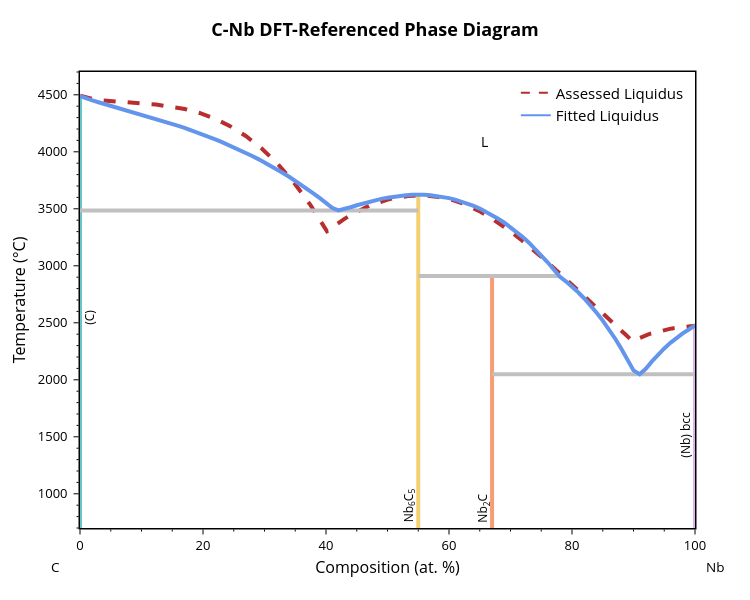
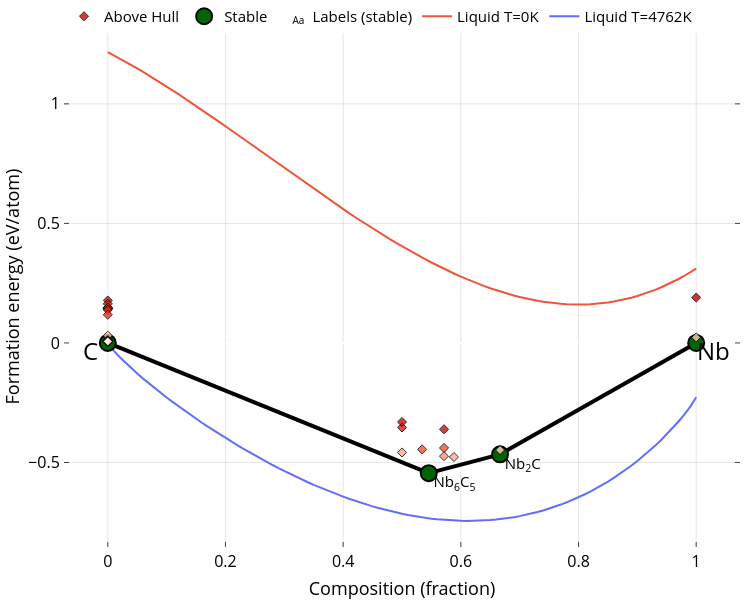
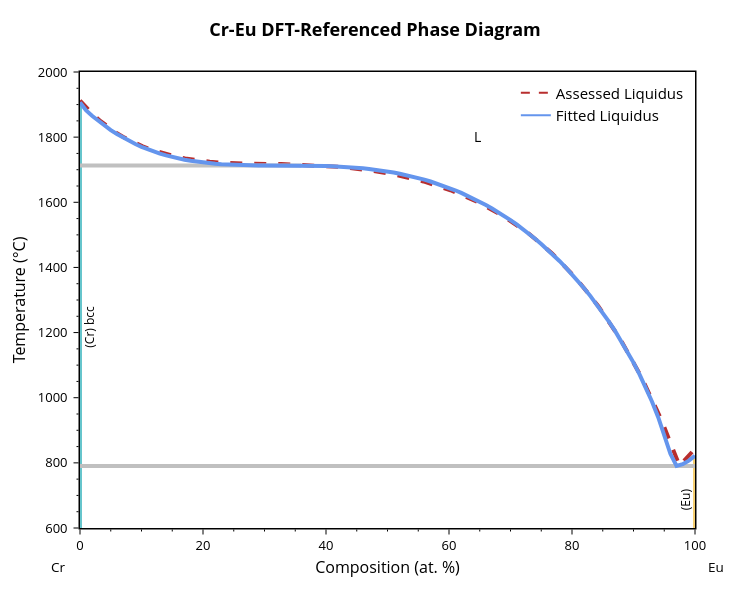
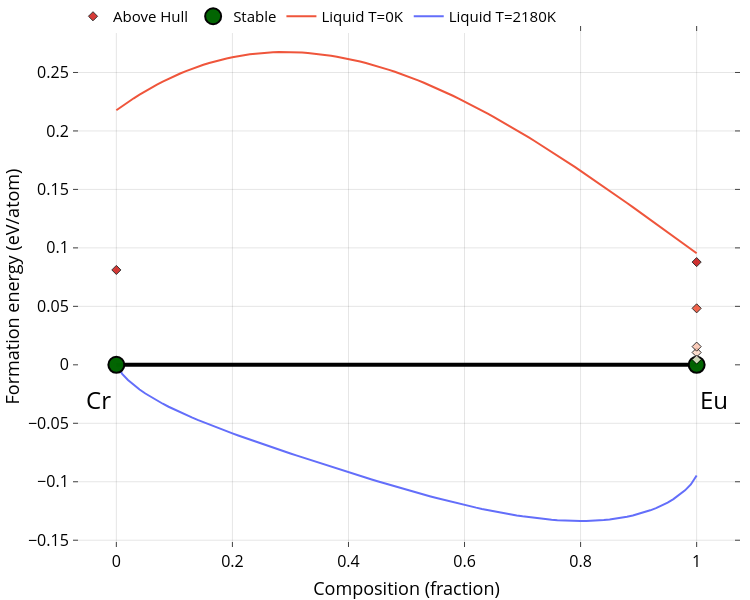

Write notebook code for charts like these, in order.
### Code cell
import matplotlib.pyplot as plt

for sys_name, best_results in fitting_results.items():
    if not all(k in best_results for k in ['L0_a', 'L0_b', 'L1_a', 'L1_b']):
        print(f"{sys_name}: incomplete results, skipping")
        continue

    bl = BinaryLiquid.from_cache(sys_name, param_format=param_format)
    bl.update_params((best_results['L0_a'], best_results['L0_b'], best_results['L1_a'], best_results['L1_b']))
    bl.nmpath = np.array(best_results.get('nmpath', []))

    params_str = [float(f'{p:.2f}') for p in bl._params]
    print(f"\n{sys_name}  params={params_str}  MAE={best_results['mae']:.1f}K  MAPE={best_results['mape']:.2f}%")

    blp = BLPlotter(bl)
    # plt.show() is used here instead of blp.show() to ensure inline rendering in Jupyter
    blp.get_plot('nmp', plot_a_params=True); plt.show()
    blp.show('fit+liq')
    blp.show('ch+g')

### Figure 1 — Plotly figure (JSON) as saved in the notebook; plotly's stock layout.template omitted (floating-point values rounded to 4 significant figures)
{"data": [{"line": {"color": "#B82E2E", "dash": "dash", "width": 4}, "mode": "lines", "showlegend": false, "type": "scatter", "x": [0.03812, 1.877, 3.825, 5.851, 7.953, 10.12, 12.36, 14.66, 17.02, 19.44, 21.9, 24.41, 26.96, 29.54, 32.16, 34.81, 37.48, 40.16, 41.02, 41.92, 42.82, 43.71, 44.61, 45.5, 46.39, 47.28, 48.16, 49.04, 49.91, 50.77, 51.63, 52.49, 53.33, 54.17, 54.99, 56.46, 57.9, 59.32, 60.74, 62.17, 63.62, 65.12, 66.68, 68.32, 70.04, 71.87, 73.81, 75.9, 78.13, 80.53, 83.12, 85.9, 86.13, 86.37, 86.6, 86.84, 87.07, 87.31, 87.54, 87.77, 88.01, 88.24, 88.47, 88.7, 88.94, 89.17, 89.4, 89.63, 89.85, 90.28, 90.76, 91.26, 91.78, 92.32, 92.87, 93.44, 94.02, 94.63, 95.25, 95.88, 96.53, 97.2, 97.88, 98.57, 99.28, 99.96], "y": [4493.0, 4467.0, 4450.0, 4439.0, 4431.0, 4424.0, 4415.0, 4399.0, 4376.0, 4341.0, 4292.0, 4225.0, 4139.0, 4029.0, 3893.0, 3729.0, 3532.0, 3303.0, 3339.0, 3373.0, 3406.0, 3435.0, 3463.0, 3488.0, 3511.0, 3531.0, 3549.0, 3565.0, 3579.0, 3590.0, 3600.0, 3607.0, 3612.0, 3615.0, 3616.0, 3614.0, 3606.0, 3593.0, 3574.0, 3548.0, 3515.0, 3474.0, 3425.0, 3367.0, 3300.0, 3223.0, 3135.0, 3037.0, 2928.0, 2807.0, 2673.0, 2526.0, 2516.0, 2505.0, 2495.0, 2484.0, 2473.0, 2463.0, 2452.0, 2441.0, 2430.0, 2419.0, 2408.0, 2397.0, 2385.0, 2374.0, 2362.0, 2350.0, 2339.0, 2351.0, 2363.0, 2375.0, 2386.0, 2397.0, 2406.0, 2416.0, 2424.0, 2432.0, 2440.0, 2446.0, 2453.0, 2458.0, 2463.0, 2467.0, 2471.0, 2474.0]}, {"hovertemplate": "label=C (R-3m)<br>x=%{x}<br>t=%{y}<extra></extra>", "legendgroup": "C (R-3m)", "line": {"color": "rgb(102, 197, 204)", "dash": "solid", "width": 4}, "marker": {"symbol": "circle"}, "mode": "lines", "name": "C (R-3m)", "orientation": "v", "showlegend": false, "type": "scatter", "x": [0, 0, 0, 0, 0, 0, 0, 0, 0, 0, 0, 0, 0, 0, 0, 0, 0, 0, 0, 0, 0, 0, 0, 0, 0, 0, 0, 0, 0, 0, 0, 0, 0, 0, 0, 0, 0, 0, 0, 0, 0, 0, 0, 0], "xaxis": "x", "y": [3486.0, 4489.0, 4451.0, 4467.0, 4171.0, 4228.0, 3634.0, 3593.0, 3508.0, 3552.0, 4110.0, 4087.0, 4041.0, 4064.0, 3936.0, 3964.0, 4016.0, 3990.0, 3673.0, 3710.0, 3781.0, 3746.0, 3907.0, 3877.0, 3814.0, 3846.0, 4131.0, 4152.0, 4191.0, 4209.0, 4279.0, 4312.0, 4296.0, 4435.0, 4419.0, 4389.0, 4404.0, 4245.0, 4262.0, 4374.0, 4358.0, 4327.0, 4343.0, -273.1], "yaxis": "y"}, {"hovertemplate": "label=Nb6C5<br>x=%{x}<br>t=%{y}<extra></extra>", "legendgroup": "Nb6C5", "line": {"color": "rgb(246, 207, 113)", "dash": "solid", "width": 4}, "marker": {"symbol": "circle"}, "mode": "lines", "name": "Nb6C5", "orientation": "v", "showlegend": false, "type": "scatter", "x": [55.0, 55.0, 55.0, 55.0, 55.0, 55.0, 55.0, 55.0, 55.0, 55.0, 55.0, 55.0, 55.0, 55.0, 55.0, 55.0, 55.0, 55.0, 55.0, 55.0, 55.0, 55.0, 55.0, 55.0, 55.0, 55.0, 55.0, 55.0, 55.0, 55.0, 55.0, 55.0, 55.0, 55.0, 55.0, 55.0, 55.0, 55.0], "xaxis": "x", "y": [3486.0, 2911.0, 3625.0, 3620.0, 3623.0, 3575.0, 3587.0, 3598.0, 3531.0, 3495.0, 3514.0, 3619.0, 3613.0, 3594.0, 3604.0, 3546.0, 3580.0, 3565.0, 3150.0, 3203.0, 3339.0, 3475.0, 3446.0, 3378.0, 3413.0, 2969.0, 3623.0, 3614.0, 3607.0, 3562.0, 3547.0, 3502.0, 3525.0, 3252.0, 3297.0, 3094.0, 3033.0, -273.1], "yaxis": "y"}, {"hovertemplate": "label=Nb2C<br>x=%{x}<br>t=%{y}<extra></extra>", "legendgroup": "Nb2C", "line": {"color": "rgb(248, 156, 116)", "dash": "solid", "width": 4}, "marker": {"symbol": "circle"}, "mode": "lines", "name": "Nb2C", "orientation": "v", "showlegend": false, "type": "scatter", "x": [67, 67, 67, 67, 67, 67, 67, 67, 67, 67, 67, 67, 67, 67, 67, 67], "xaxis": "x", "y": [2049.0, 2911.0, 2905.0, 2713.0, 2768.0, 2864.0, 2818.0, 2082.0, 2182.0, 2362.0, 2275.0, 2654.0, 2589.0, 2444.0, 2519.0, -273.1], "yaxis": "y"}, {"hovertemplate": "label=bcc-Nb<br>x=%{x}<br>t=%{y}<extra></extra>", "legendgroup": "bcc-Nb", "line": {"color": "rgb(220, 176, 242)", "dash": "solid", "width": 4}, "marker": {"symbol": "circle"}, "mode": "lines", "name": "bcc-Nb", "orientation": "v", "showlegend": false, "type": "scatter", "x": [100, 100, 100, 100, 100, 100, 100, 100, 100, 100, 100], "xaxis": "x", "y": [2049.0, 2477.0, 2408.0, 2442.0, 2220.0, 2369.0, 2097.0, 2161.0, 2275.0, 2324.0, -273.1], "yaxis": "y"}, {"hovertemplate": "x=%{x}<br>y=%{y}<extra></extra>", "legendgroup": "", "line": {"color": "Silver", "dash": "solid", "width": 4}, "marker": {"symbol": "circle"}, "mode": "lines", "name": "", "orientation": "v", "showlegend": false, "type": "scatter", "x": [67, 100], "xaxis": "x", "y": [2049.0, 2049.0], "yaxis": "y"}, {"hovertemplate": "x=%{x}<br>y=%{y}<extra></extra>", "legendgroup": "", "line": {"color": "Silver", "dash": "solid", "width": 4}, "marker": {"symbol": "circle"}, "mode": "lines", "name": "", "orientation": "v", "showlegend": false, "type": "scatter", "x": [0, 55.0], "xaxis": "x", "y": [3486.0, 3486.0], "yaxis": "y"}, {"hovertemplate": "x=%{x}<br>y=%{y}<extra></extra>", "legendgroup": "", "line": {"color": "Silver", "dash": "solid", "width": 4}, "marker": {"symbol": "circle"}, "mode": "lines", "name": "", "orientation": "v", "showlegend": false, "type": "scatter", "x": [55.0, 78], "xaxis": "x", "y": [2911.0, 2911.0], "yaxis": "y"}, {"hovertemplate": "x=%{x}<br>y=%{y}<extra></extra>", "legendgroup": "", "line": {"color": "Silver", "dash": "solid", "width": 4}, "marker": {"symbol": "circle"}, "mode": "lines", "name": "", "orientation": "v", "showlegend": false, "type": "scatter", "x": [67, 77], "xaxis": "x", "y": [2911.0, 2911.0], "yaxis": "y"}, {"hovertemplate": "label=L<br>x=%{x}<br>t=%{y}<extra></extra>", "legendgroup": "L", "line": {"color": "cornflowerblue", "dash": "solid", "width": 4}, "marker": {"symbol": "circle"}, "mode": "lines", "name": "L", "orientation": "v", "showlegend": false, "type": "scatter", "x": [0, 1, 2, 3, 4, 5, 6, 7.0, 8, 9, 10, 11, 12, 13, 14.0, 15, 16, 17, 18, 19, 20, 21, 22, 23, 24, 25, 26, 27, 28.0, 29.0, 30, 31, 32, 33, 34, 35, 36, 37, 38, 39, 40, 41, 42, 43, 44, 45, 46, 47, 48, 49, 50, 51, 52, 53, 54, 55.0, 56.0, 57.0, 58.0, 59, 60, 61, 62, 63, 64, 65, 66, 67, 68, 69, 70, 71, 72, 73, 74, 75, 76, 77, 78, 79, 80, 81, 82, 83, 84, 85, 86, 87, 88, 89, 90, 91, 92, 93, 94, 95, 96, 97, 98, 99, 100], "xaxis": "x", "y": [4489.0, 4467.0, 4451.0, 4435.0, 4419.0, 4404.0, 4389.0, 4374.0, 4358.0, 4343.0, 4327.0, 4312.0, 4296.0, 4279.0, 4262.0, 4245.0, 4228.0, 4209.0, 4191.0, 4171.0, 4152.0, 4131.0, 4110.0, 4087.0, 4064.0, 4041.0, 4016.0, 3990.0, 3964.0, 3936.0, 3907.0, 3877.0, 3846.0, 3814.0, 3781.0, 3746.0, 3710.0, 3673.0, 3634.0, 3593.0, 3552.0, 3508.0, 3486.0, 3495.0, 3514.0, 3531.0, 3547.0, 3562.0, 3575.0, 3587.0, 3598.0, 3607.0, 3614.0, 3620.0, 3623.0, 3625.0, 3623.0, 3619.0, 3613.0, 3604.0, 3594.0, 3580.0, 3565.0, 3546.0, 3525.0, 3502.0, 3475.0, 3446.0, 3413.0, 3378.0, 3339.0, 3297.0, 3252.0, 3203.0, 3150.0, 3094.0, 3033.0, 2969.0, 2905.0, 2864.0, 2818.0, 2768.0, 2713.0, 2654.0, 2589.0, 2519.0, 2444.0, 2362.0, 2275.0, 2182.0, 2082.0, 2049.0, 2097.0, 2161.0, 2220.0, 2275.0, 2324.0, 2369.0, 2408.0, 2442.0, 2477.0], "yaxis": "y"}, {"line": {"color": "#B82E2E", "dash": "dash"}, "mode": "lines", "name": "Assessed Liquidus", "showlegend": true, "type": "scatter", "x": [null], "y": [null]}, {"marker": {"color": "cornflowerblue"}, "mode": "lines", "name": "Fitted Liquidus", "showlegend": true, "type": "scatter", "x": [null], "y": [null]}], "layout": {"annotations": [{"font": {"color": "black", "size": 12}, "showarrow": false, "text": "(C)", "textangle": -90, "x": 1.5, "xanchor": "center", "y": 2546.0, "yanchor": "middle"}, {"font": {"color": "black", "size": 12}, "showarrow": false, "text": "(Nb) bcc", "textangle": -90, "x": 98.5, "xanchor": "center", "y": 1517.0, "yanchor": "middle"}, {"font": {"color": "black", "size": 12}, "showarrow": false, "text": "Nb<sub>6</sub>C<sub>5</sub>", "textangle": -90, "x": 53.5, "xanchor": "center", "y": 898.9, "yanchor": "middle"}, {"font": {"color": "black", "size": 12}, "showarrow": false, "text": "Nb<sub>2</sub>C", "textangle": -90, "x": 65.5, "xanchor": "center", "y": 876.8, "yanchor": "middle"}, {"font": {"color": "black", "size": 14}, "showarrow": false, "text": "L", "x": 65.78, "y": 4090.0}, {"font": {"color": "black", "size": 13.5}, "showarrow": false, "text": "C", "x": -0.05, "xanchor": "left", "xref": "paper", "y": -0.086, "yanchor": "middle", "yref": "paper"}, {"font": {"color": "black", "size": 13.5}, "showarrow": false, "text": "Nb", "x": 1.05, "xanchor": "right", "xref": "paper", "y": -0.086, "yanchor": "middle", "yref": "paper"}], "font": {"color": "black", "size": 13}, "height": 600, "legend": {"font": {"size": 15}, "x": 0.99, "xanchor": "right", "y": 0.99, "yanchor": "top"}, "margin": {"b": 72, "r": 55, "t": 72}, "plot_bgcolor": "white", "showlegend": true, "title": {"font": {"color": "black", "size": 18}, "text": "<b>C-Nb DFT-Referenced Phase Diagram</b>", "x": 0.5, "xanchor": "center", "yanchor": "bottom"}, "width": 750, "xaxis": {"linecolor": "black", "linewidth": 1.5, "minor": {"nticks": 5, "tickcolor": "black", "ticklen": 2, "ticks": "outside", "tickwidth": 1}, "mirror": true, "range": [0, 100], "showline": true, "tickcolor": "black", "tickformat": ".0f", "ticklen": 5, "ticks": "outside", "tickwidth": 1, "title": {"font": {"size": 16}, "standoff": 8, "text": "Composition (at. %)"}}, "yaxis": {"linecolor": "black", "linewidth": 1.5, "minor": {"nticks": 5, "tickcolor": "black", "ticklen": 2, "ticks": "outside", "tickwidth": 1}, "mirror": true, "range": [700, 4700], "showline": true, "tickcolor": "black", "ticklen": 5, "ticks": "outside", "ticksuffix": " ", "tickwidth": 1, "title": {"font": {"size": 16}, "standoff": 8, "text": "Temperature (°C)"}}}}

### Figure 2 — Plotly figure (JSON) as saved in the notebook; plotly's stock layout.template omitted (floating-point values rounded to 4 significant figures)
{"data": [{"mode": "lines", "name": "Liquid T=4762K", "type": "scatter", "x": [0, 0.01, 0.02, 0.03, 0.04, 0.05, 0.06, 0.07, 0.08, 0.09, 0.1, 0.11, 0.12, 0.13, 0.14, 0.15, 0.16, 0.17, 0.18, 0.19, 0.2, 0.21, 0.22, 0.23, 0.24, 0.25, 0.26, 0.27, 0.28, 0.29, 0.3, 0.31, 0.32, 0.33, 0.34, 0.35, 0.36, 0.37, 0.38, 0.39, 0.4, 0.41, 0.42, 0.43, 0.44, 0.45, 0.46, 0.47, 0.48, 0.49, 0.5, 0.51, 0.52, 0.53, 0.54, 0.55, 0.56, 0.57, 0.58, 0.59, 0.6, 0.61, 0.62, 0.63, 0.64, 0.65, 0.66, 0.67, 0.68, 0.69, 0.7, 0.71, 0.72, 0.73, 0.74, 0.75, 0.76, 0.77, 0.78, 0.79, 0.8, 0.81, 0.82, 0.83, 0.84, 0.85, 0.86, 0.87, 0.88, 0.89, 0.9, 0.91, 0.92, 0.93, 0.94, 0.95, 0.96, 0.97, 0.98, 0.99, 1], "y": [0, -0.03215, -0.05865, -0.08305, -0.1061, -0.1281, -0.1493, -0.1699, -0.1898, -0.2092, -0.2282, -0.2467, -0.2649, -0.2826, -0.3, -0.3171, -0.3338, -0.3502, -0.3663, -0.382, -0.3975, -0.4127, -0.4276, -0.4421, -0.4564, -0.4704, -0.4841, -0.4975, -0.5106, -0.5234, -0.5358, -0.548, -0.5599, -0.5714, -0.5826, -0.5935, -0.6041, -0.6143, -0.6242, -0.6338, -0.643, -0.6518, -0.6603, -0.6684, -0.6762, -0.6835, -0.6905, -0.6971, -0.7033, -0.7091, -0.7145, -0.7195, -0.724, -0.7282, -0.7318, -0.7351, -0.7378, -0.7401, -0.742, -0.7434, -0.7442, -0.7446, -0.7445, -0.7439, -0.7427, -0.7411, -0.7389, -0.7361, -0.7328, -0.7289, -0.7244, -0.7194, -0.7137, -0.7075, -0.7006, -0.6931, -0.6849, -0.6761, -0.6666, -0.6564, -0.6456, -0.634, -0.6216, -0.6085, -0.5947, -0.58, -0.5645, -0.5482, -0.531, -0.5129, -0.4939, -0.4738, -0.4527, -0.4305, -0.4072, -0.3825, -0.3564, -0.3287, -0.2989, -0.2664, -0.2275]}, {"mode": "lines", "name": "Liquid T=0K", "type": "scatter", "x": [0, 0.01, 0.02, 0.03, 0.04, 0.05, 0.06, 0.07, 0.08, 0.09, 0.1, 0.11, 0.12, 0.13, 0.14, 0.15, 0.16, 0.17, 0.18, 0.19, 0.2, 0.21, 0.22, 0.23, 0.24, 0.25, 0.26, 0.27, 0.28, 0.29, 0.3, 0.31, 0.32, 0.33, 0.34, 0.35, 0.36, 0.37, 0.38, 0.39, 0.4, 0.41, 0.42, 0.43, 0.44, 0.45, 0.46, 0.47, 0.48, 0.49, 0.5, 0.51, 0.52, 0.53, 0.54, 0.55, 0.56, 0.57, 0.58, 0.59, 0.6, 0.61, 0.62, 0.63, 0.64, 0.65, 0.66, 0.67, 0.68, 0.69, 0.7, 0.71, 0.72, 0.73, 0.74, 0.75, 0.76, 0.77, 0.78, 0.79, 0.8, 0.81, 0.82, 0.83, 0.84, 0.85, 0.86, 0.87, 0.88, 0.89, 0.9, 0.91, 0.92, 0.93, 0.94, 0.95, 0.96, 0.97, 0.98, 0.99, 1], "y": [1.217, 1.204, 1.19, 1.177, 1.163, 1.148, 1.134, 1.119, 1.104, 1.088, 1.073, 1.057, 1.041, 1.024, 1.008, 0.9915, 0.9748, 0.9579, 0.9409, 0.9238, 0.9066, 0.8893, 0.8719, 0.8544, 0.8369, 0.8194, 0.8018, 0.7842, 0.7666, 0.749, 0.7314, 0.7139, 0.6964, 0.679, 0.6616, 0.6444, 0.6272, 0.6101, 0.5932, 0.5764, 0.5598, 0.5433, 0.527, 0.5108, 0.4949, 0.4792, 0.4637, 0.4484, 0.4334, 0.4187, 0.4042, 0.39, 0.3762, 0.3626, 0.3493, 0.3364, 0.3239, 0.3117, 0.2999, 0.2885, 0.2774, 0.2668, 0.2567, 0.2469, 0.2376, 0.2288, 0.2205, 0.2126, 0.2052, 0.1984, 0.1921, 0.1863, 0.1811, 0.1764, 0.1724, 0.1689, 0.166, 0.1637, 0.1621, 0.1611, 0.1608, 0.1611, 0.1621, 0.1638, 0.1662, 0.1694, 0.1732, 0.1778, 0.1832, 0.1893, 0.1962, 0.2039, 0.2124, 0.2217, 0.2319, 0.2428, 0.2547, 0.2674, 0.281, 0.2955, 0.3109]}, {"hoverinfo": "none", "line": {"color": "black", "width": 4}, "mode": "lines", "showlegend": false, "type": "scatter", "x": [0.6667, 1, null, 0.6667, 0.5455, null, 0.5455, 0, null], "y": [-0.466, 0, null, -0.466, -0.5446, null, -0.5446, 0, null]}, {"hoverinfo": "skip", "mode": "text", "name": "Labels (stable)", "opacity": 1, "showlegend": true, "text": ["Nb<sub>2</sub>C", "Nb<sub>6</sub>C<sub>5</sub>"], "textposition": ["bottom right", "bottom right"], "type": "scatter", "visible": true, "x": [0.6747, 0.5535], "y": [-0.479, -0.5576]}, {"error_y": {"array": [0, 0, 0, 0], "color": "gray", "thickness": 2.5, "type": "data", "width": 5}, "hoverinfo": "text", "hoverlabel": {"font": {"size": 14}}, "hovertext": ["Nb<sub>2</sub>C (mp-569989-GGA) <br>  Formation energy: -0.466 eV/atom <br>  (Stable)", "Nb (mp-75-GGA) <br>  Formation energy: 0.0 eV/atom <br>  (Stable)", "Nb<sub>6</sub>C<sub>5</sub> (mp-2760-GGA) <br>  Formation energy: -0.545 eV/atom <br>  (Stable)", "C (mp-2516584-GGA) <br>  Formation energy: 0.0 eV/atom <br>  (Stable)"], "marker": {"color": "darkgreen", "line": {"color": "black", "width": 2}, "size": 16}, "mode": "markers", "name": "Stable", "opacity": 0.99, "showlegend": true, "type": "scatter", "x": [0.6667, 1, 0.5455, 0], "y": [-0.466, 0, -0.5446, 0]}, {"hoverinfo": "text", "hoverlabel": {"font": {"size": 14}}, "hovertext": ["C (mp-2647017-GGA) <br>  Formation energy: 0.178 eV/atom <br>  Energy Above Hull: (+0.178 eV/atom)", "C (mp-632329-GGA) <br>  Formation energy: 0.014 eV/atom <br>  Energy Above Hull: (+0.014 eV/atom)", "C (mp-990424-GGA) <br>  Formation energy: 0.01 eV/atom <br>  Energy Above Hull: (+0.01 eV/atom)", "C (mp-569567-GGA) <br>  Formation energy: 0.146 eV/atom <br>  Energy Above Hull: (+0.146 eV/atom)", "C (mp-569416-GGA) <br>  Formation energy: 0.03 eV/atom <br>  Energy Above Hull: (+0.03 eV/atom)", "C (mp-569517-GGA) <br>  Formation energy: 0.147 eV/atom <br>  Energy Above Hull: (+0.147 eV/atom)", "C (mp-569304-GGA) <br>  Formation energy: 0.002 eV/atom <br>  Energy Above Hull: (+0.002 eV/atom)", "C (mp-169-GGA) <br>  Formation energy: 0.003 eV/atom <br>  Energy Above Hull: (+0.003 eV/atom)", "C (mp-568806-GGA) <br>  Formation energy: 0.012 eV/atom <br>  Energy Above Hull: (+0.012 eV/atom)", "C (mp-1040425-GGA) <br>  Formation energy: 0.009 eV/atom <br>  Energy Above Hull: (+0.009 eV/atom)", "C (mp-990448-GGA) <br>  Formation energy: 0.009 eV/atom <br>  Energy Above Hull: (+0.009 eV/atom)", "C (mp-611448-GGA) <br>  Formation energy: 0.144 eV/atom <br>  Energy Above Hull: (+0.144 eV/atom)", "C (mp-606949-GGA) <br>  Formation energy: 0.01 eV/atom <br>  Energy Above Hull: (+0.01 eV/atom)", "C (mp-997182-GGA) <br>  Formation energy: 0.01 eV/atom <br>  Energy Above Hull: (+0.01 eV/atom)", "C (mp-47-GGA) <br>  Formation energy: 0.163 eV/atom <br>  Energy Above Hull: (+0.163 eV/atom)", "C (mp-616440-GGA) <br>  Formation energy: 0.143 eV/atom <br>  Energy Above Hull: (+0.143 eV/atom)", "C (mp-611426-GGA) <br>  Formation energy: 0.148 eV/atom <br>  Energy Above Hull: (+0.148 eV/atom)", "C (mp-48-GGA) <br>  Formation energy: 0.008 eV/atom <br>  Energy Above Hull: (+0.008 eV/atom)", "C (mp-66-GGA) <br>  Formation energy: 0.138 eV/atom <br>  Energy Above Hull: (+0.138 eV/atom)", "C (mp-568363-GGA) <br>  Formation energy: 0.008 eV/atom <br>  Energy Above Hull: (+0.008 eV/atom)", "C (mp-568286-GGA) <br>  Formation energy: 0.008 eV/atom <br>  Energy Above Hull: (+0.008 eV/atom)", "C (mp-937760-GGA) <br>  Formation energy: 0.006 eV/atom <br>  Energy Above Hull: (+0.006 eV/atom)", "C (mp-1096869-GGA) <br>  Formation energy: 0.118 eV/atom <br>  Energy Above Hull: (+0.118 eV/atom)", "Nb (mp-1094120-GGA) <br>  Formation energy: 0.19 eV/atom <br>  Energy Above Hull: (+0.19 eV/atom)", "Nb (mp-1104341-GGA) <br>  Formation energy: 0.023 eV/atom <br>  Energy Above Hull: (+0.023 eV/atom)", "NbC (mp-1094093-GGA) <br>  Formation energy: -0.354 eV/atom <br>  Energy Above Hull: (+0.146 eV/atom)", "NbC (mp-999388-GGA) <br>  Formation energy: -0.331 eV/atom <br>  Energy Above Hull: (+0.169 eV/atom)", "NbC (mp-910-GGA) <br>  Formation energy: -0.458 eV/atom <br>  Energy Above Hull: (+0.041 eV/atom)", "Nb<sub>2</sub>C (mp-2318-GGA) <br>  Formation energy: -0.448 eV/atom <br>  Energy Above Hull: (+0.018 eV/atom)", "Nb<sub>4</sub>C<sub>3</sub> (mp-1220501-GGA) <br>  Formation energy: -0.439 eV/atom <br>  Energy Above Hull: (+0.088 eV/atom)", "Nb<sub>4</sub>C<sub>3</sub> (mp-1220515-GGA) <br>  Formation energy: -0.474 eV/atom <br>  Energy Above Hull: (+0.054 eV/atom)", "Nb<sub>4</sub>C<sub>3</sub> (mp-15660-GGA) <br>  Formation energy: -0.361 eV/atom <br>  Energy Above Hull: (+0.167 eV/atom)", "Nb<sub>10</sub>C<sub>7</sub> (mp-32679-GGA) <br>  Formation energy: -0.477 eV/atom <br>  Energy Above Hull: (+0.04 eV/atom)", "Nb<sub>39</sub>C<sub>34</sub> (mp-1173628-GGA) <br>  Formation energy: -0.445 eV/atom <br>  Energy Above Hull: (+0.088 eV/atom)"], "marker": {"color": [0.178, 0.014, 0.01, 0.146, 0.03, 0.147, 0.002, 0.003, 0.012, 0.009, 0.009, 0.144, 0.01, 0.01, 0.163, 0.143, 0.148, 0.008, 0.138, 0.008, 0.008, 0.006, 0.118, 0.19, 0.023, 0.146, 0.169, 0.041, 0.018, 0.088, 0.054, 0.167, 0.04, 0.088], "colorscale": [[0, "#fff5e3"], [0.5, "#f24324"], [1, "#c40000"]], "line": {"color": "black", "width": 1}, "opacity": 0.8, "size": 7, "symbol": "diamond"}, "mode": "markers", "name": "Above Hull", "showlegend": true, "type": "scatter", "x": [0, 0, 0, 0, 0, 0, 0, 0, 0, 0, 0, 0, 0, 0, 0, 0, 0, 0, 0, 0, 0, 0, 0, 1, 1, 0.5, 0.5, 0.5, 0.6667, 0.5714, 0.5714, 0.5714, 0.5882, 0.5342], "y": [0.1776, 0.01411, 0.009773, 0.1462, 0.03019, 0.1466, 0.001885, 0.003222, 0.01194, 0.00948, 0.009137, 0.1445, 0.01024, 0.009641, 0.1634, 0.143, 0.1477, 0.008368, 0.1383, 0.008254, 0.008189, 0.006056, 0.1179, 0.1897, 0.02321, -0.3536, -0.3307, -0.4582, -0.4479, -0.4393, -0.4737, -0.3611, -0.4771, -0.4454]}], "layout": {"annotations": [{"align": "center", "font": {"color": "#000000", "size": 24}, "opacity": 1, "showarrow": false, "text": "Nb", "x": 1.03, "xref": "x", "y": -0.03, "yref": "y"}, {"align": "center", "font": {"color": "#000000", "size": 24}, "opacity": 1, "showarrow": false, "text": "C", "x": -0.03, "xref": "x", "y": -0.03, "yref": "y"}], "autosize": true, "coloraxis": {"colorbar": {"x": 1, "y": 0.05, "yanchor": "top"}}, "font": {"color": "black", "size": 15}, "height": 600, "hovermode": "closest", "legend": {"orientation": "h", "tracegroupgap": 7, "traceorder": "reversed", "x": 0, "xanchor": "left", "y": 1.05}, "margin": {"b": 10, "l": 10, "pad": 0, "r": 10, "t": 0}, "paper_bgcolor": "white", "plot_bgcolor": "white", "showlegend": true, "width": 750, "xaxis": {"anchor": "y", "gridcolor": "rgba(0,0,0,0.1)", "mirror": "ticks", "nticks": 8, "showgrid": true, "showline": true, "side": "bottom", "tickfont": {"color": "black", "size": 16}, "ticks": "inside", "title": {"font": {"color": "#000000", "size": 18}, "text": "Composition (fraction)"}, "type": "linear", "zeroline": false}, "yaxis": {"anchor": "x", "gridcolor": "rgba(0,0,0,0.1)", "mirror": "ticks", "showgrid": true, "showline": true, "side": "left", "tickfont": {"color": "black", "size": 16}, "ticks": "inside", "title": {"font": {"color": "#000000", "size": 18}, "text": "Formation energy (eV/atom)"}, "type": "linear"}}}

### Figure 3 — Plotly figure (JSON) as saved in the notebook; plotly's stock layout.template omitted (floating-point values rounded to 4 significant figures)
{"data": [{"line": {"color": "#B82E2E", "dash": "dash", "width": 4}, "mode": "lines", "showlegend": false, "type": "scatter", "x": [0, 1.061, 2.175, 3.345, 4.576, 5.871, 7.235, 8.671, 10.18, 11.78, 13.45, 15.22, 17.08, 19.03, 21.09, 23.24, 25.51, 27.89, 32.7, 37.46, 42.16, 46.8, 51.37, 55.85, 60.25, 64.54, 68.74, 72.81, 76.77, 80.6, 84.28, 87.82, 91.21, 94.43, 97.48, 100], "y": [1912.0, 1890.0, 1869.0, 1849.0, 1831.0, 1814.0, 1798.0, 1784.0, 1772.0, 1760.0, 1751.0, 1742, 1735.0, 1729.0, 1724.0, 1721.0, 1719, 1718.0, 1717.0, 1715.0, 1709.0, 1699.0, 1684.0, 1664.0, 1637.0, 1602.0, 1559.0, 1506.0, 1443.0, 1368.0, 1281.0, 1181.0, 1066.0, 936.7, 790.9, 843.4]}, {"hovertemplate": "label=bcc-Cr<br>x=%{x}<br>t=%{y}<extra></extra>", "legendgroup": "bcc-Cr", "line": {"color": "rgb(102, 197, 204)", "dash": "solid", "width": 4}, "marker": {"symbol": "circle"}, "mode": "lines", "name": "bcc-Cr", "orientation": "v", "showlegend": false, "type": "scatter", "x": [0, 0, 0, 0, 0, 0, 0, 0, 0, 0, 0, 0, 0, 0, 0, 0, 0, 0, 0, 0, 0, 0, 0, 0, 0, 0, 0, 0, 0, 0, 0, 0, 0, 0, 0, 0, 0, 0, 0, 0, 0, 0, 0, 0, 0, 0, 0, 0, 0, 0, 0, 0, 0, 0, 0, 0, 0, 0, 0, 0, 0, 0, 0, 0, 0, 0, 0, 0, 0, 0, 0, 0, 0, 0, 0, 0, 0, 0, 0, 0, 0, 0, 0, 0, 0, 0, 0, 0, 0, 0, 0, 0, 0, 0, 0], "xaxis": "x", "y": [790.5, 827.7, 1907.0, 1882.0, 1822.0, 1835.0, 1865.0, 1849.0, 1744.0, 1763.0, 1810.0, 1798.0, 1788.0, 1602.0, 1175.0, 1142.0, 1071.0, 1108.0, 888.3, 941.1, 1031.0, 988.4, 1570.0, 1532.0, 1438.0, 1488.0, 1205.0, 1234.0, 1261.0, 1379.0, 1335.0, 1358.0, 1735.0, 1739.0, 1750.0, 1756.0, 1770.0, 1779.0, 1620.0, 1611.0, 1651.0, 1644.0, 1629.0, 1637.0, 1688.0, 1679.0, 1684.0, 1658.0, 1664.0, 1675.0, 1669.0, 1731.0, 1727.0, 1722.0, 1724.0, 1716.0, 1720.0, 1697.0, 1592.0, 1581.0, 1558.0, 1545.0, 1472.0, 1455.0, 1518.0, 1504.0, 1312.0, 1287.0, 1419.0, 1400.0, 1695.0, 1691.0, 1714.0, 1715.0, 1717.0, 1718.0, 1702.0, 1700.0, 1709.0, 1708.0, 1704.0, 1706.0, 1713.0, 1710.0, 1711.0, 1711.0, 1713.0, 1713.0, 1712.0, 1713.0, 1713.0, 1713.0, 1712.0, 1712.0, -273.1], "yaxis": "y"}, {"hovertemplate": "label=Eu (P6_3/mmc)<br>x=%{x}<br>t=%{y}<extra></extra>", "legendgroup": "Eu (P6_3/mmc)", "line": {"color": "rgb(246, 207, 113)", "dash": "solid", "width": 4}, "marker": {"symbol": "circle"}, "mode": "lines", "name": "Eu (P6_3/mmc)", "orientation": "v", "showlegend": false, "type": "scatter", "x": [100, 100, 100, 100, 100], "xaxis": "x", "y": [790.5, 821.8, 795.9, 806.9, -273.1], "yaxis": "y"}, {"hovertemplate": "x=%{x}<br>y=%{y}<extra></extra>", "legendgroup": "", "line": {"color": "Silver", "dash": "solid", "width": 4}, "marker": {"symbol": "circle"}, "mode": "lines", "name": "", "orientation": "v", "showlegend": false, "type": "scatter", "x": [0, 100], "xaxis": "x", "y": [790.5, 790.5], "yaxis": "y"}, {"hovertemplate": "x=%{x}<br>y=%{y}<extra></extra>", "legendgroup": "", "line": {"color": "Silver", "dash": "solid", "width": 4}, "marker": {"symbol": "circle"}, "mode": "lines", "name": "", "orientation": "v", "showlegend": false, "type": "scatter", "x": [0, 36], "xaxis": "x", "y": [1713.0, 1713.0], "yaxis": "y"}, {"hovertemplate": "label=L<br>x=%{x}<br>t=%{y}<extra></extra>", "legendgroup": "L", "line": {"color": "cornflowerblue", "dash": "solid", "width": 4}, "marker": {"symbol": "circle"}, "mode": "lines", "name": "L", "orientation": "v", "showlegend": false, "type": "scatter", "x": [0, 1, 2, 3, 4, 5, 6, 7.0, 8, 9, 10, 11, 12, 13, 14.0, 15, 16, 17, 18, 19, 20, 21, 22, 23, 24, 25, 26, 27, 28.0, 29.0, 30, 31, 32, 33, 34, 35, 36, 37, 38, 39, 40, 41, 42, 43, 44, 45, 46, 47, 48, 49, 50, 51, 52, 53, 54, 55.0, 56.0, 57.0, 58.0, 59, 60, 61, 62, 63, 64, 65, 66, 67, 68, 69, 70, 71, 72, 73, 74, 75, 76, 77, 78, 79, 80, 81, 82, 83, 84, 85, 86, 87, 88, 89, 90, 91, 92, 93, 94, 95, 96, 97, 98, 99, 100], "xaxis": "x", "y": [1907.0, 1882.0, 1865.0, 1849.0, 1835.0, 1822.0, 1810.0, 1798.0, 1788.0, 1779.0, 1770.0, 1763.0, 1756.0, 1750.0, 1744.0, 1739.0, 1735.0, 1731.0, 1727.0, 1724.0, 1722.0, 1720.0, 1718.0, 1717.0, 1716.0, 1715.0, 1714.0, 1713.0, 1713.0, 1713.0, 1713.0, 1713.0, 1713.0, 1714.0, 1714.0, 1713.0, 1713.0, 1712.0, 1712.0, 1712.0, 1711.0, 1711.0, 1710.0, 1709.0, 1708.0, 1706.0, 1704.0, 1702.0, 1700.0, 1697.0, 1695.0, 1691.0, 1688.0, 1684.0, 1679.0, 1675.0, 1669.0, 1664.0, 1658.0, 1651.0, 1644.0, 1637.0, 1629.0, 1620.0, 1611.0, 1602.0, 1592.0, 1581.0, 1570.0, 1558.0, 1545.0, 1532.0, 1518.0, 1504.0, 1488.0, 1472.0, 1455.0, 1438.0, 1419.0, 1400.0, 1379.0, 1358.0, 1335.0, 1312.0, 1287.0, 1261.0, 1234.0, 1205.0, 1175.0, 1142.0, 1108.0, 1071.0, 1031.0, 988.4, 941.1, 888.3, 827.7, 790.5, 795.9, 806.9, 821.8], "yaxis": "y"}, {"line": {"color": "#B82E2E", "dash": "dash"}, "mode": "lines", "name": "Assessed Liquidus", "showlegend": true, "type": "scatter", "x": [null], "y": [null]}, {"marker": {"color": "cornflowerblue"}, "mode": "lines", "name": "Fitted Liquidus", "showlegend": true, "type": "scatter", "x": [null], "y": [null]}], "layout": {"annotations": [{"font": {"color": "black", "size": 12}, "showarrow": false, "text": "(Cr) bcc", "textangle": -90, "x": 1.5, "xanchor": "center", "y": 1219.0, "yanchor": "middle"}, {"font": {"color": "black", "size": 12}, "showarrow": false, "text": "(Eu)", "textangle": -90, "x": 98.5, "xanchor": "center", "y": 687.7, "yanchor": "middle"}, {"font": {"color": "black", "size": 14}, "showarrow": false, "text": "L", "x": 64.59, "y": 1803.0}, {"font": {"color": "black", "size": 13.5}, "showarrow": false, "text": "Cr", "x": -0.05, "xanchor": "left", "xref": "paper", "y": -0.086, "yanchor": "middle", "yref": "paper"}, {"font": {"color": "black", "size": 13.5}, "showarrow": false, "text": "Eu", "x": 1.05, "xanchor": "right", "xref": "paper", "y": -0.086, "yanchor": "middle", "yref": "paper"}], "font": {"color": "black", "size": 13}, "height": 600, "legend": {"font": {"size": 15}, "x": 0.99, "xanchor": "right", "y": 0.99, "yanchor": "top"}, "margin": {"b": 72, "r": 55, "t": 72}, "plot_bgcolor": "white", "showlegend": true, "title": {"font": {"color": "black", "size": 18}, "text": "<b>Cr-Eu DFT-Referenced Phase Diagram</b>", "x": 0.5, "xanchor": "center", "yanchor": "bottom"}, "width": 750, "xaxis": {"linecolor": "black", "linewidth": 1.5, "minor": {"nticks": 5, "tickcolor": "black", "ticklen": 2, "ticks": "outside", "tickwidth": 1}, "mirror": true, "range": [0, 100], "showline": true, "tickcolor": "black", "tickformat": ".0f", "ticklen": 5, "ticks": "outside", "tickwidth": 1, "title": {"font": {"size": 16}, "standoff": 8, "text": "Composition (at. %)"}}, "yaxis": {"linecolor": "black", "linewidth": 1.5, "minor": {"nticks": 5, "tickcolor": "black", "ticklen": 2, "ticks": "outside", "tickwidth": 1}, "mirror": true, "range": [600, 2000], "showline": true, "tickcolor": "black", "ticklen": 5, "ticks": "outside", "ticksuffix": " ", "tickwidth": 1, "title": {"font": {"size": 16}, "standoff": 8, "text": "Temperature (°C)"}}}}

### Figure 4 — Plotly figure (JSON) as saved in the notebook; plotly's stock layout.template omitted (floating-point values rounded to 4 significant figures)
{"data": [{"mode": "lines", "name": "Liquid T=2180K", "type": "scatter", "x": [0, 0.01, 0.02, 0.03, 0.04, 0.05, 0.06, 0.07, 0.08, 0.09, 0.1, 0.11, 0.12, 0.13, 0.14, 0.15, 0.16, 0.17, 0.18, 0.19, 0.2, 0.21, 0.22, 0.23, 0.24, 0.25, 0.26, 0.27, 0.28, 0.29, 0.3, 0.31, 0.32, 0.33, 0.34, 0.35, 0.36, 0.37, 0.38, 0.39, 0.4, 0.41, 0.42, 0.43, 0.44, 0.45, 0.46, 0.47, 0.48, 0.49, 0.5, 0.51, 0.52, 0.53, 0.54, 0.55, 0.56, 0.57, 0.58, 0.59, 0.6, 0.61, 0.62, 0.63, 0.64, 0.65, 0.66, 0.67, 0.68, 0.69, 0.7, 0.71, 0.72, 0.73, 0.74, 0.75, 0.76, 0.77, 0.78, 0.79, 0.8, 0.81, 0.82, 0.83, 0.84, 0.85, 0.86, 0.87, 0.88, 0.89, 0.9, 0.91, 0.92, 0.93, 0.94, 0.95, 0.96, 0.97, 0.98, 0.99, 1], "y": [-3.771e-17, -0.00775, -0.01299, -0.01734, -0.02114, -0.02455, -0.02768, -0.03057, -0.03329, -0.03585, -0.03828, -0.04061, -0.04284, -0.045, -0.04709, -0.04912, -0.0511, -0.05303, -0.05492, -0.05679, -0.05862, -0.06042, -0.0622, -0.06396, -0.0657, -0.06742, -0.06912, -0.07082, -0.0725, -0.07417, -0.07582, -0.07747, -0.07911, -0.08074, -0.08236, -0.08397, -0.08557, -0.08716, -0.08874, -0.09032, -0.09188, -0.09343, -0.09497, -0.09651, -0.09802, -0.09953, -0.101, -0.1025, -0.104, -0.1054, -0.1068, -0.1082, -0.1096, -0.111, -0.1123, -0.1137, -0.115, -0.1162, -0.1175, -0.1187, -0.1199, -0.121, -0.1221, -0.1232, -0.1242, -0.1252, -0.1262, -0.1271, -0.128, -0.1288, -0.1295, -0.1302, -0.1309, -0.1315, -0.132, -0.1324, -0.1328, -0.1331, -0.1333, -0.1335, -0.1335, -0.1335, -0.1333, -0.1331, -0.1327, -0.1322, -0.1316, -0.1308, -0.1299, -0.1288, -0.1276, -0.1261, -0.1244, -0.1225, -0.1203, -0.1178, -0.1148, -0.1114, -0.1073, -0.1023, -0.09458]}, {"mode": "lines", "name": "Liquid T=0K", "type": "scatter", "x": [0, 0.01, 0.02, 0.03, 0.04, 0.05, 0.06, 0.07, 0.08, 0.09, 0.1, 0.11, 0.12, 0.13, 0.14, 0.15, 0.16, 0.17, 0.18, 0.19, 0.2, 0.21, 0.22, 0.23, 0.24, 0.25, 0.26, 0.27, 0.28, 0.29, 0.3, 0.31, 0.32, 0.33, 0.34, 0.35, 0.36, 0.37, 0.38, 0.39, 0.4, 0.41, 0.42, 0.43, 0.44, 0.45, 0.46, 0.47, 0.48, 0.49, 0.5, 0.51, 0.52, 0.53, 0.54, 0.55, 0.56, 0.57, 0.58, 0.59, 0.6, 0.61, 0.62, 0.63, 0.64, 0.65, 0.66, 0.67, 0.68, 0.69, 0.7, 0.71, 0.72, 0.73, 0.74, 0.75, 0.76, 0.77, 0.78, 0.79, 0.8, 0.81, 0.82, 0.83, 0.84, 0.85, 0.86, 0.87, 0.88, 0.89, 0.9, 0.91, 0.92, 0.93, 0.94, 0.95, 0.96, 0.97, 0.98, 0.99, 1], "y": [0.2177, 0.2212, 0.2246, 0.2279, 0.231, 0.234, 0.2369, 0.2396, 0.2422, 0.2446, 0.2469, 0.2491, 0.2512, 0.2531, 0.2549, 0.2565, 0.2581, 0.2595, 0.2608, 0.262, 0.263, 0.264, 0.2648, 0.2655, 0.2661, 0.2666, 0.267, 0.2672, 0.2674, 0.2675, 0.2674, 0.2673, 0.267, 0.2667, 0.2662, 0.2657, 0.2651, 0.2643, 0.2635, 0.2626, 0.2616, 0.2605, 0.2593, 0.2581, 0.2567, 0.2553, 0.2538, 0.2522, 0.2506, 0.2488, 0.247, 0.2452, 0.2432, 0.2412, 0.2391, 0.2369, 0.2347, 0.2324, 0.2301, 0.2277, 0.2252, 0.2227, 0.2201, 0.2175, 0.2148, 0.2121, 0.2093, 0.2065, 0.2036, 0.2007, 0.1977, 0.1947, 0.1916, 0.1885, 0.1854, 0.1822, 0.179, 0.1758, 0.1725, 0.1692, 0.1659, 0.1625, 0.1591, 0.1557, 0.1523, 0.1489, 0.1454, 0.1419, 0.1384, 0.1348, 0.1313, 0.1278, 0.1242, 0.1206, 0.117, 0.1134, 0.1099, 0.1063, 0.1027, 0.09906, 0.09546]}, {"hoverinfo": "none", "line": {"color": "black", "width": 4}, "mode": "lines", "showlegend": false, "type": "scatter", "x": [0, 1, null], "y": [0, 0, null]}, {"hoverinfo": "skip", "mode": "text", "name": "Labels (stable)", "opacity": 1, "showlegend": true, "text": [], "textposition": [], "type": "scatter", "visible": true, "x": [], "y": []}, {"error_y": {"array": [0, 0], "color": "gray", "thickness": 2.5, "type": "data", "width": 5}, "hoverinfo": "text", "hoverlabel": {"font": {"size": 14}}, "hovertext": ["Cr (mp-90-GGA) <br>  Formation energy: 0.0 eV/atom <br>  (Stable)", "Eu (mp-623532-GGA) <br>  Formation energy: 0.0 eV/atom <br>  (Stable)"], "marker": {"color": "darkgreen", "line": {"color": "black", "width": 2}, "size": 16}, "mode": "markers", "name": "Stable", "opacity": 0.99, "showlegend": true, "type": "scatter", "x": [0, 1], "y": [0, 0]}, {"hoverinfo": "text", "hoverlabel": {"font": {"size": 14}}, "hovertext": ["Cr (mp-17-GGA) <br>  Formation energy: 0.081 eV/atom <br>  Energy Above Hull: (+0.081 eV/atom)", "Eu (mp-1077457-GGA) <br>  Formation energy: 0.088 eV/atom <br>  Energy Above Hull: (+0.088 eV/atom)", "Eu (mp-21462-GGA) <br>  Formation energy: 0.011 eV/atom <br>  Energy Above Hull: (+0.011 eV/atom)", "Eu (mp-1184367-GGA) <br>  Formation energy: 0.004 eV/atom <br>  Energy Above Hull: (+0.004 eV/atom)", "Eu (mp-20071-GGA) <br>  Formation energy: 0.048 eV/atom <br>  Energy Above Hull: (+0.048 eV/atom)", "Eu (mp-1057315-GGA) <br>  Formation energy: 0.016 eV/atom <br>  Energy Above Hull: (+0.016 eV/atom)"], "marker": {"color": [0.081, 0.088, 0.011, 0.004, 0.048, 0.016], "colorscale": [[0, "#fff5e3"], [0.5, "#f24324"], [1, "#c40000"]], "line": {"color": "black", "width": 1}, "opacity": 0.8, "size": 7, "symbol": "diamond"}, "mode": "markers", "name": "Above Hull", "showlegend": true, "type": "scatter", "x": [0, 1, 1, 1, 1, 1], "y": [0.08113, 0.08785, 0.01055, 0.004487, 0.0483, 0.01558]}], "layout": {"annotations": [{"align": "center", "font": {"color": "#000000", "size": 24}, "opacity": 1, "showarrow": false, "text": "Cr", "x": -0.03, "xref": "x", "y": -0.03, "yref": "y"}, {"align": "center", "font": {"color": "#000000", "size": 24}, "opacity": 1, "showarrow": false, "text": "Eu", "x": 1.03, "xref": "x", "y": -0.03, "yref": "y"}], "autosize": true, "coloraxis": {"colorbar": {"x": 1, "y": 0.05, "yanchor": "top"}}, "font": {"color": "black", "size": 15}, "height": 600, "hovermode": "closest", "legend": {"orientation": "h", "tracegroupgap": 7, "traceorder": "reversed", "x": 0, "xanchor": "left", "y": 1.05}, "margin": {"b": 10, "l": 10, "pad": 0, "r": 10, "t": 0}, "paper_bgcolor": "white", "plot_bgcolor": "white", "showlegend": true, "width": 750, "xaxis": {"anchor": "y", "gridcolor": "rgba(0,0,0,0.1)", "mirror": "ticks", "nticks": 8, "showgrid": true, "showline": true, "side": "bottom", "tickfont": {"color": "black", "size": 16}, "ticks": "inside", "title": {"font": {"color": "#000000", "size": 18}, "text": "Composition (fraction)"}, "type": "linear", "zeroline": false}, "yaxis": {"anchor": "x", "gridcolor": "rgba(0,0,0,0.1)", "mirror": "ticks", "showgrid": true, "showline": true, "side": "left", "tickfont": {"color": "black", "size": 16}, "ticks": "inside", "title": {"font": {"color": "#000000", "size": 18}, "text": "Formation energy (eV/atom)"}, "type": "linear"}}}
